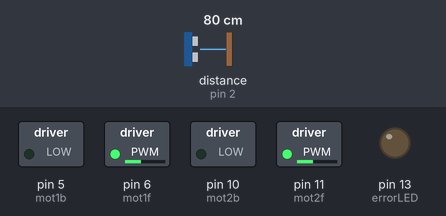
This sketch was run on a simulated Arduino Uno, built with avr-gcc and run on an emulated ATmega328P. On the bench: switched loads named in the sketch (green lamp = pin HIGH), output pins drawn as LEDs (lit = HIGH). Wiring (inferred from the names in the program): ultrasonic range finder: trigger pin 3; echo pin 2. The inputs (shaded band) are chosen by the test bench; at power-on: distance to the obstacle (sensor on pin 2) 80 cm. The echo pulse lasts 58.3 µs per cm; pins used as bus, display or sensor lines are not drawn.

Above: at 4.2 s.
4.3 s: distance to the obstacle (sensor on pin 2) set to 33 cm
5.8 s: distance to the obstacle (sensor on pin 2) set to 28 cm
At 5.96 s:
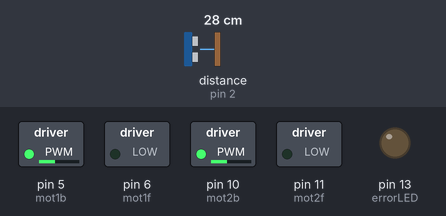
8.8 s: distance to the obstacle (sensor on pin 2) set to 120 cm
At 10.0 s:
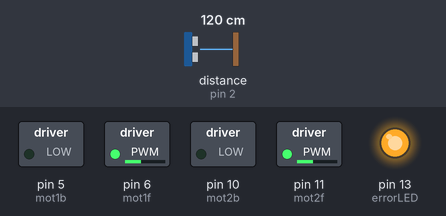
10.9 s: distance to the obstacle (sensor on pin 2) set to 2 cm
At 11.45 s:
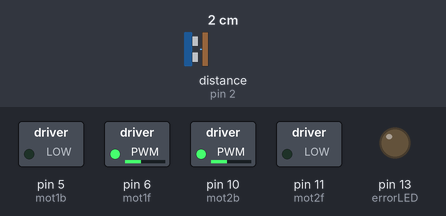
13.9 s: distance to the obstacle (sensor on pin 2) set to 250 cm
At 14.56 s:
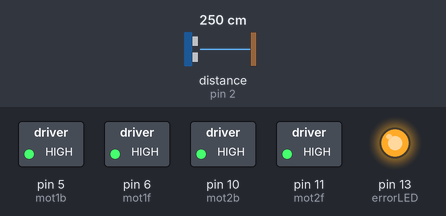
Timing chart, 0 to 16.9 s (numbered marks = the images above; inputs shaded):
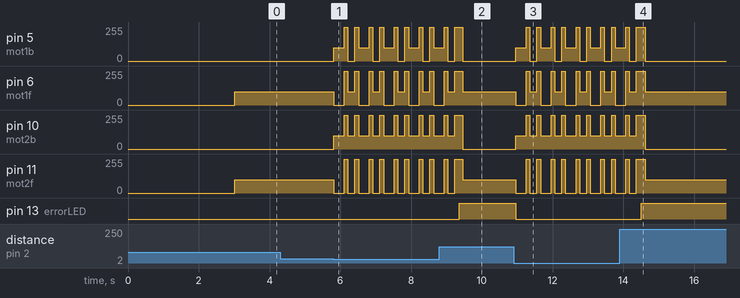

Measured:
- the behaviour switches between 32 and 31 cm on distance to the obstacle (sensor on pin 2) (found by bisection; images 0 and 1)
- after the input at 4.3 s, every drawn part: stays the same
- after the input at 5.8 s, pin 5 (mot1b): 0/255 → 100/255 at once, then repeats every 0.71 s: 255/255 0.10 s, 0/255 0.20 s, 255/255 0.11 s, 100/255 0.30 s; pin 6 (mot1f): 100/255 → 0/255 at once, then repeats every 0.71 s: 255/255 0.10 s, 100/255 0.20 s, 255/255 0.11 s, 0/255 0.30 s
- after the input at 8.8 s, pin 13 (errorLED): LOW → HIGH after 0.56 s
- after the input at 10.9 s, pin 5 (mot1b): 0/255 → 100/255 after 0.06 s, then repeats every 0.70 s: 255/255 0.10 s, 0/255 0.20 s, 255/255 0.10 s, 100/255 0.30 s; pin 6 (mot1f): 100/255 → 0/255 after 0.06 s, then repeats every 0.70 s: 255/255 0.10 s, 100/255 0.20 s, 255/255 0.10 s, 0/255 0.30 s
- after the input at 13.9 s, pin 13 (errorLED): LOW → HIGH after 0.61 s

The sketch:

car.ino
```cpp
// Пины для ультразвукового датчика
const int trigPin = 3;
const int echoPin = 2;
int dist_check1, dist_check2, dist_check3;
long duration, distance, distance_all;
int dist_result;

// Пины для моторов
const int mot1f = 6;
const int mot1b = 5;
const int mot2f = 11;
const int mot2b = 10;
int mot_speed = 100; // Скорость моторов
int k = 0; // Тормоз

// Логические переменные
const int dist_stop = 30; // Расстояние для остановки (уменьшено)
const int max_range = 100; // Максимальное расстояние
const int min_range = 0;   // Минимальное расстояние
int errorLED = 13; // Индикатор ошибки

// Инициализация
void setup() {
  pinMode(trigPin, OUTPUT);
  pinMode(echoPin, INPUT);
  pinMode(errorLED, OUTPUT);

  // Добавляем паузу перед запуском (3 секунды)
  delay(3000); // Задержка 3 секунды
}

// Основной цикл программы
void loop() {
  int result = ping(); // Проверка расстояния

  // Если объект слишком близко, включаем LED ошибку и начинаем двигаться назад и поворачивать
  if (result <= min_range) {
    digitalWrite(errorLED, 1); // Включаем светодиод ошибки
    delay(100); // Уменьшена задержка
  }

  // Если расстояние превышает максимальный предел или слишком велико, считаем ошибкой
  if (result == max_range || result > max_range) {
    digitalWrite(errorLED, 1);
    delay(100); // Уменьшена задержка
  }

  // Когда объект слишком близко (в пределах dist_stop), реагируем быстрее
  if (result <= dist_stop) {
    digitalWrite(errorLED, 0); // Выключаем светодиод ошибки
    motors_back();
    delay(300); // Уменьшено время движения назад
    motors_stop();
    delay(100); // Уменьшена задержка перед поворотом
    motors_left(); // Поворот влево
    delay(200); // Уменьшено время поворота
    motors_stop();
    delay(100); // Уменьшена задержка перед продолжением движения
  }
  // Если расстояние нормально, просто двигаемся вперёд
  else if (result > dist_stop) {
    motors_forward();
    delay(50); // Уменьшена задержка
  }
}

// Функция для измерения расстояния
int ping() {
  // 1-й измерение
  digitalWrite(trigPin, 0);
  delayMicroseconds(2);
  digitalWrite(trigPin, 1);
  delayMicroseconds(10);
  digitalWrite(trigPin, 0);
  duration = pulseIn(echoPin, 1);
  distance = duration / 58;
  dist_check1 = distance;

  // 2-й измерение
  digitalWrite(trigPin, 0);
  delayMicroseconds(2);
  digitalWrite(trigPin, 1);
  delayMicroseconds(10);
  digitalWrite(trigPin, 0);
  duration = pulseIn(echoPin, 1);
  distance = duration / 58;
  dist_check2 = distance;

  // 3-й измерение
  digitalWrite(trigPin, 0);
  delayMicroseconds(2);
  digitalWrite(trigPin, 1);
  delayMicroseconds(10);
  digitalWrite(trigPin, 0);
  duration = pulseIn(echoPin, 1);
  distance = duration / 58;
  dist_check3 = distance;

  // Суммируем и возвращаем среднее значение
  int dist_check_sum = dist_check1 + dist_check2 + dist_check3;
  dist_result = dist_check_sum / 3;
  return dist_result;
}

// Функции для управления моторами
void motors_forward() { // Двигаемся вперёд
  analogWrite(mot1f, mot_speed);
  analogWrite(mot2f, mot_speed);
  digitalWrite(mot1b, 0);
  digitalWrite(mot2b, 0);
}

void motors_back() { // Двигаемся назад
  digitalWrite(mot1f, 0);
  digitalWrite(mot2f, 0);
  analogWrite(mot1b, mot_speed);
  analogWrite(mot2b, mot_speed);
}

void motors_stop() { // Останавливаем моторы
  digitalWrite(mot1f, 1);
  digitalWrite(mot2f, 1);
  digitalWrite(mot1b, 1);
  digitalWrite(mot2b, 1);
}

void motors_left() { // Поворот влево
  analogWrite(mot1f, mot_speed);
  digitalWrite(mot2f, 0);
  digitalWrite(mot1b, 0);
  analogWrite(mot2b, mot_speed);
}

void motors_right() { // Поворот вправо
  digitalWrite(mot1f, 0);
  analogWrite(mot2f, mot_speed);
  analogWrite(mot1b, mot_speed);
  digitalWrite(mot2b, 0);
}

void motors_foward_left() { // Вперёд влево
  k = mot_speed * 0.8;
  analogWrite(mot1f, mot_speed);
  analogWrite(mot2f, k);
  digitalWrite(mot1b, 0);
  digitalWrite(mot2b, 0);
}

void motors_foward_right() { // Вперёд вправо
  k = mot_speed * 0.8;
  analogWrite(mot1f, k);
  analogWrite(mot2f, mot_speed);
  analogWrite(mot1b, 0);
  analogWrite(mot2b, 0);
}

void motors_back_left() { // Назад влево
  k = mot_speed * 0.8;
  digitalWrite(mot1f, 0);
  digitalWrite(mot2f, 0);
  analogWrite(mot1b, k);
  analogWrite(mot2b, mot_speed);
}

void motors_back_right() { // Назад вправо
  k = mot_speed * 0.8;
  digitalWrite(mot1f, 0);
  digitalWrite(mot2f, 0);
  analogWrite(mot1b, mot_speed);
  analogWrite(mot2b, k);
}
```
